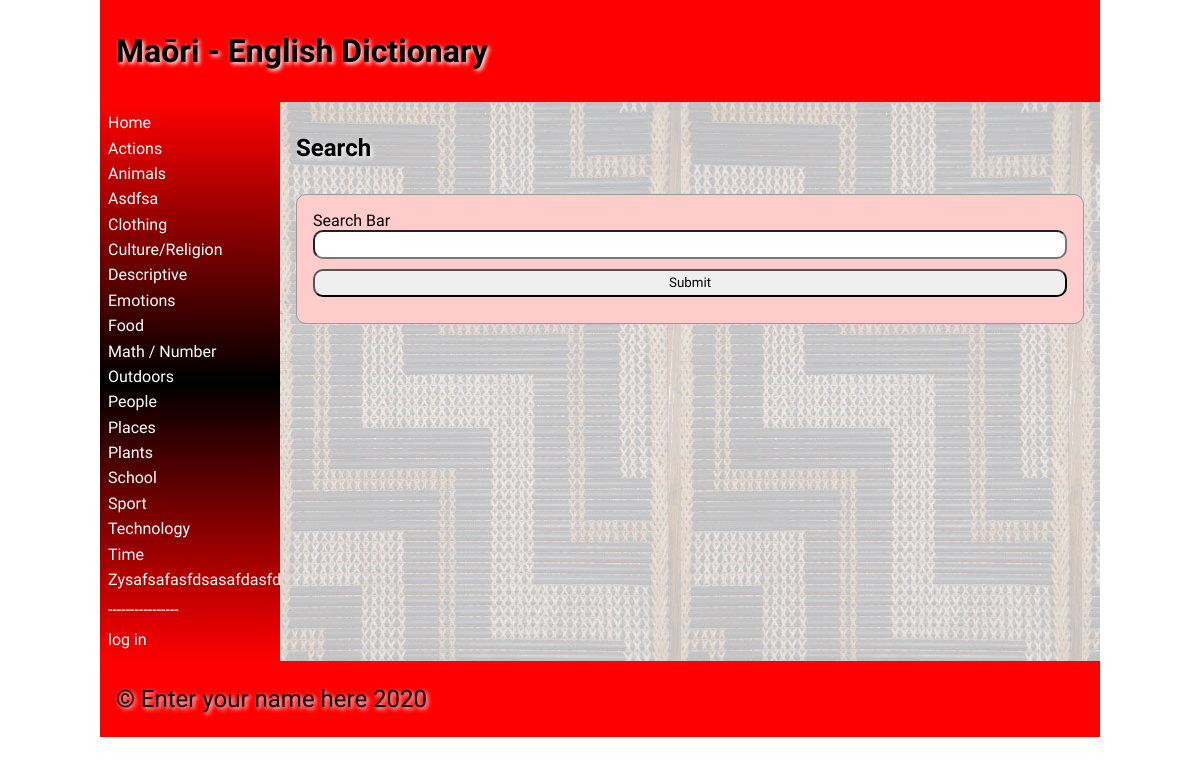
The page / on the database its author committed.
### tables this page shows
CREATE TABLE category
(
	id integer
		constraint category_pk
			primary key autoincrement,
	category varchar(30)
);

### app.py (the view)
@app.route('/', methods=['POST', 'GET'])
def main():  # renders the homepage witch contains a search bar
    if request.method == "GET":
        search = str("{}{}".format(request.args.get('Search'), "%"))  # pulls data from the url
        print("1231"+search)
        con = create_connection(DATABASE)
        query = "SELECT * FROM wordbank WHERE english LIKE ? OR maori LIKE ?"  # selects data form maori and english
        cur = con.cursor()
        cur.execute(query, (search,search))  # column that is similar to a variable
        search_results = cur.fetchall()  # and puts it into a list
        con.close()
        method = request.form.get('submit_type')
        if len(search_results) == 0 and not method == 'search':  # checks if the query actually finds anything and if the search button been used
            search_results = "Empty"
        elif len(search_results) == 0 and method == 'search': # checks if the query actually finds something and the search button has been used
            search_results = "None"
    print(search_results)
    return render_template("home.html", categories=categories(), logged_in=is_logged_in(),
                           Search_results=search_results, is_admin=is_admin())

### app.py (called while the page is built)
def create_connection(db_file):  # creates the general function to connect to the database
    try:
        connection = sqlite3.connect(db_file)
        connection.execute('pragma foreign_keys=ON')
        return connection
    except Error as error:
        print(error)
    return None

def is_logged_in():  # creates the function to show if someone is logged in
    if session.get('email') is None:
        print("not logged in ")
        return False
    else:
        print("logged in")
        return True

def is_admin():  # creates the function to show if someone has admin rights
    if session.get('admin') != 1:
        print("denied")
        return redirect("/") and False
    else:
        return True

def categories():  # queries category and id columns into a list
    con = create_connection(DATABASE)
    query = "SELECT category,id FROM category ORDER BY category ASC"
    cur = con.cursor()
    cur.execute(query)
    category_list = cur.fetchall()
    con.close()
    return category_list

### templates/home.html (shortened to what this page needs)
{% extends 'base.html' %}
{% block heading %}Maōri - English Dictionary{% endblock %}
{% block main %}
    <h2>Search</h2>
    <form class = "dataForm" method = "GET">
        <div class ="form-group">
            <div class ="form-label">Search Bar</div>
                <div class = "form-element"><input type = "search" name ="Search" id = "Search"></div>
        </div>
        <div class ="form-group">
                <div class ="form-element"><input type = "submit" value="Submit"></div>
        </div>
    </form>
    {% if Search_results == "Empty" %}
        <p></p>
    {% elif Search_results == "None" %}
        <p>Nothing found, make sure you spelt it correctly!</p>
    {% endif %}
{% endblock %}

### templates/base.html (shortened to what this page needs)
<!doctype html>
<html lang="en">
<head>
	<link href="{{ url_for('static', filename='css/style.css') }}" rel="stylesheet">
</head>
<body>
	<div id="container">
		<header>
			<h1>{% block heading %}{% endblock %}</h1>
		</header>
		<nav>
			<ul>
                <li><a href="\">Home</a></li>
                {% for category in categories %}
                    <li><a href="/category/{{ category[1] }}">{{ category[0] }}</a></li>
                {% endfor %}
                 <p style = "color:white;">----------------</p>
                {% if logged_in %}
                     <li><a href = "/logout">log out</a></li>
                {% else %}
                    <li><a href = "/login">log in</a></li>
                {% endif %}
			</ul>
		</nav>
		<main>
            {% block main%}{% endblock %}
        </main>
		<footer>
			<p>
				&copy; Enter your name here 2020
			</p>
		</footer>
	</div>
</body>
</html>

### static/css/style.css (style rules this page uses)
* { font-family: Comfortaa, sans-serif; margin: 0; padding: 0; box-sizing: border-box; }
#container { display: grid; grid-template-columns: 75px auto; grid-template-areas: 'nav header' 'main main' 'footer footer'; }
header { grid-area: header; background-color: #f00; padding: 1rem; }
nav { grid-area: nav; }
main { grid-area: main; padding: 1rem; background-color: #edd; }
h1, h2, h3, h4 { padding: 1rem 0; font-family: 'Suez One', serif; color: #000; text-shadow: 2px 2px 4px #fff; }
p { padding: 0.5rem 0; }
a { color: #222; }
.dataForm { margin: 1rem 0; border: 1px solid #999; padding: 1rem; background-color: #fcc; border-radius: 10px; }
.dataForm input, textarea { width: 100%; border-radius: 10px; padding: 0.3rem; margin-bottom: 10px; }
footer { grid-area: footer; padding: 1rem; background-color: #f00; }
footer p { color: #000; text-shadow: 2px 2px 4px #fff; font-size: 1.5rem; }
@media only screen and (min-width: 768px) { #container { grid-template-columns: 180px auto; grid-template-areas: 'header header' 'nav main' 'footer footer'; } }
@media only screen and (min-width: 768px) { nav { background: linear-gradient(180deg, rgba(255,0,0,1) 0%, rgba(0, 0, 0, 1) 50%, rgba(255,0,0,1) 100%); padding: 0.5rem; } }
@media only screen and (min-width: 768px) { nav ul { list-style: none; } }
@media only screen and (min-width: 768px) { nav li { padding: 0.2rem 0; } }
@media only screen and (min-width: 768px) { nav a { color: #fff; text-decoration: none; } }
@media only screen and (min-width: 768px) { main { background-image: url('/poutama.jpg'); } }
@media only screen and (min-width: 1000px) { #container { width: 1000px; margin: auto; } }

### rows shown on the page
category: category "Actions"
category: category "Animals"
category: category "Asdfsa"
category: category "Clothing"
category: category "Culture/Religion"
category: category "Descriptive"
category: category "Emotions"
category: category "Food"
category: category "Math / Number"
category: category "Outdoors"
category: category "People"
category: category "Places"
category: category "Plants"
category: category "School"
category: category "Sport"
category: category "Technology"
category: category "Time"
category: category "Zysafsafasfdsasafdasfd"
